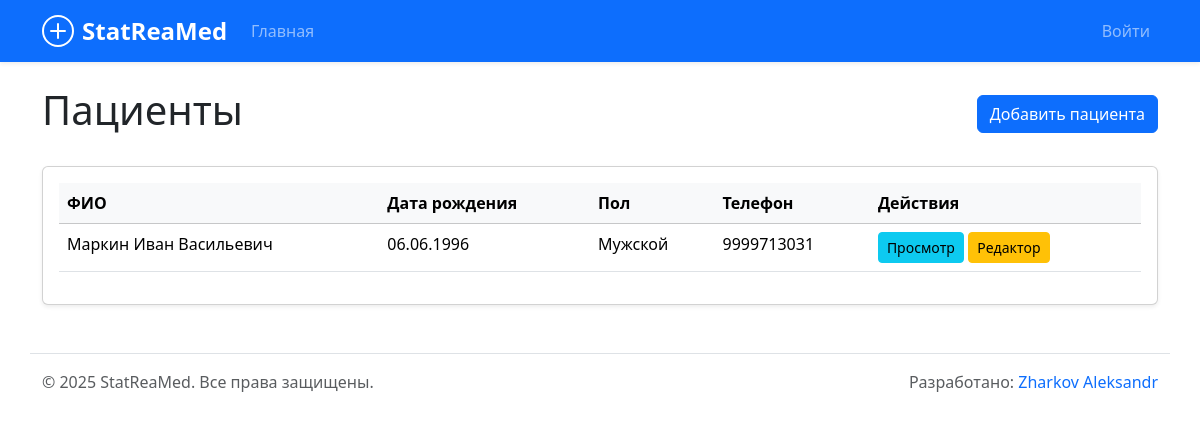
The app's page /patients/ with its own data.
### core/models.py (models this page shows, shortened)
class Patient(models.Model):
    GENDER_CHOICES = [
        ('M', _('Мужской')),
        ('F', _('Женский')),
    ]
    first_name = models.CharField(max_length=100, verbose_name=_("Имя"))
    last_name = models.CharField(max_length=100, verbose_name=_("Фамилия"))
    middle_name = models.CharField(max_length=100, blank=True, verbose_name=_("Отчество"))
    date_of_birth = models.DateField(verbose_name=_("Дата рождения"))
    gender = models.CharField(max_length=1, choices=GENDER_CHOICES, verbose_name=_("Пол"))
    address = models.TextField(verbose_name=_("Адрес проживания"))
    phone_number = models.CharField(max_length=20, blank=True, verbose_name=_("Номер телефона"))
    email = models.EmailField(blank=True, verbose_name=_("Электронная почта"))
    user = models.OneToOneField(User, on_delete=models.SET_NULL, null=True, blank=True, related_name='patient_profile', verbose_name=_("Учетная запись"))
    curator = models.ForeignKey(User, on_delete=models.SET_NULL, null=True, blank=True, related_name='curating_patients', verbose_name=_("Куратор"))
    created_at = models.DateTimeField(auto_now_add=True, verbose_name=_("Дата создания записи"))
    updated_at = models.DateTimeField(auto_now=True, verbose_name=_("Дата обновления записи"))
    class Meta:
        verbose_name = _("Пациент")
        verbose_name_plural = _("Пациенты")
        ordering = ['last_name', 'first_name']

### core/views.py (the view)
# urls.py: path('patients/', views.patient_list, name='patient_list'),
def patient_list(request):
    patients = Patient.objects.all()
    context = {
        'patients': patients
    }
    return render(request, 'core/patient_list.html', context)

### core/context_processors.py (called while the page is built)
def theme(request):
    theme = request.COOKIES.get('theme', 'light')
    return {'current_theme': theme}

### core/templates/core/patient_list.html (shortened to what this page needs)
{% extends 'core/base.html' %}
{% block content %}
<div class="d-flex justify-content-between align-items-center mb-4">
    <h1>Пациенты</h1>
    <a href="{% url 'core:patient_add' %}" class="btn btn-primary">Добавить пациента</a>
</div>
<div class="card shadow-sm">
    <div class="card-body">
        <table class="table table-hover">
            <thead class="table-light">
                <tr>
                    <th scope="col">ФИО</th>
                    <th scope="col">Дата рождения</th>
                    <th scope="col">Пол</th>
                    <th scope="col">Телефон</th>
                    <th scope="col">Действия</th>
                </tr>
            </thead>
            <tbody>
                {% for patient in patients %}
                <tr>
                    <td>{{ patient.last_name }} {{ patient.first_name }} {{ patient.middle_name }}</td>
                    <td>{{ patient.date_of_birth|date:"d.m.Y" }}</td>
                    <td>{{ patient.get_gender_display }}</td>
                    <td>{{ patient.phone_number|default:"-" }}</td>
                    <td>
                        <a href="{% url 'core:patient_detail' patient.pk %}" class="btn btn-sm btn-info">Просмотр</a>
                        <a href="{% url 'core:patient_edit' patient.pk %}" class="btn btn-sm btn-warning">Редактор</a>
                    </td>
                </tr>
                {% empty %}
                <tr>
                    <td colspan="5" class="text-center p-4">Пациенты не найдены.</td>
                </tr>
                {% endfor %}
            </tbody>
        </table>
    </div>
</div>
{% endblock %}

### records on screen
Patient: last_name "Маркин", first_name "Иван", middle_name "Васильевич", date_of_birth "06.06.1996", gender "Мужской", phone_number "9999713031"
